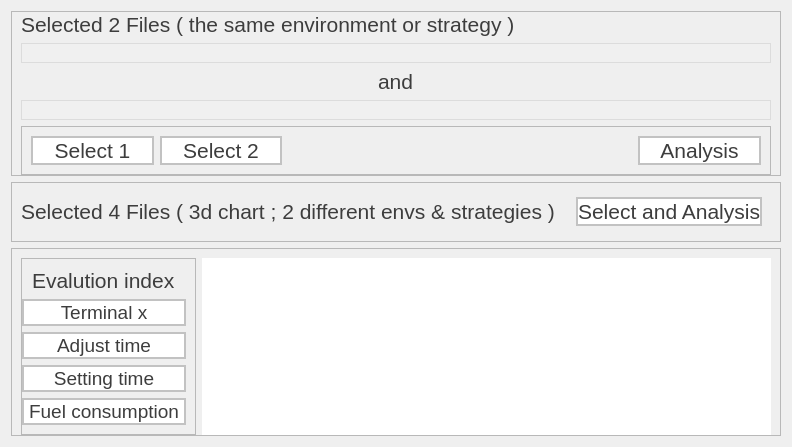
        <widget class="QWidget" name="page_6">
         <property name="styleSheet">
          <string notr="true">/* 设置全局基础字体 */
QWidget#page_6 {
    font-family: &quot;Segoe UI&quot;, &quot;Microsoft YaHei UI&quot;, sans-serif;
    line-height: 1.6; /* 增加行间距，防止文字堆叠 */
background: #E6EFFF;
}
QLabel{
 color:rgb(61, 61, 61);
}
QPushButton{
 border: 2px solid rgb(194, 194, 194); 
 color:rgb(61, 61, 61);
font-family: &quot;Segoe UI&quot;, &quot;Microsoft YaHei UI&quot;, sans-serif;
    line-height: 1.6; /* 增加行间距，防止文字堆叠 */
background-color:rgb(255, 255, 255)
}</string>
         </property>
         <layout class="QVBoxLayout" name="verticalLayout_18" stretch="1,1,2">
          <item>
           <widget class="QFrame" name="frame_40">
            <property name="frameShape">
             <enum>QFrame::Shape::StyledPanel</enum>
            </property>
            <property name="frameShadow">
             <enum>QFrame::Shadow::Raised</enum>
            </property>
            <layout class="QVBoxLayout" name="verticalLayout_15" stretch="1,1,0,0,1">
             <property name="topMargin">
              <number>0</number>
             </property>
             <property name="bottomMargin">
              <number>0</number>
             </property>
             <item>
              <widget class="QLabel" name="label_56">
               <property name="font">
                <font>
                 <family>Segoe UI</family>
                 <pointsize>16</pointsize>
                 <fontweight>DemiBold</fontweight>
                </font>
               </property>
               <property name="text">
                <string>Selected 2 Files ( the same environment or strategy )</string>
               </property>
              </widget>
             </item>
             <item>
              <widget class="QLineEdit" name="lineEdit_7">
               <property name="minimumSize">
                <size>
                 <width>0</width>
                 <height>20</height>
                </size>
               </property>
               <property name="maximumSize">
                <size>
                 <width>16777215</width>
                 <height>20</height>
                </size>
               </property>
               <property name="font">
                <font>
                 <family>Segoe UI</family>
                 <pointsize>12</pointsize>
                </font>
               </property>
               <property name="styleSheet">
                <string notr="true">QLineEdit {
    background-color: #f0f0f0; /* 灰色背景 */
    border: 1px solid #dcdcdc; /* 浅色边框 */
    color: #555; /* 深灰色文字 */
}</string>
               </property>
               <property name="readOnly">
                <bool>true</bool>
               </property>
              </widget>
             </item>
             <item alignment="Qt::AlignmentFlag::AlignHCenter">
              <widget class="QLabel" name="label_57">
               <property name="font">
                <font>
                 <pointsize>16</pointsize>
                </font>
               </property>
               <property name="text">
                <string>and</string>
               </property>
              </widget>
             </item>
             <item>
              <widget class="QLineEdit" name="lineEdit_8">
               <property name="minimumSize">
                <size>
                 <width>0</width>
                 <height>20</height>
                </size>
               </property>
               <property name="maximumSize">
                <size>
                 <width>16777215</width>
                 <height>20</height>
                </size>
               </property>
               <property name="font">
                <font>
                 <family>Segoe UI</family>
                 <pointsize>12</pointsize>
                </font>
               </property>
               <property name="styleSheet">
                <string notr="true">QLineEdit {
    background-color: #f0f0f0; /* 灰色背景 */
    border: 1px solid #dcdcdc; /* 浅色边框 */
    color: #555; /* 深灰色文字 */
}</string>
               </property>
               <property name="readOnly">
                <bool>true</bool>
               </property>
              </widget>
             </item>
             <item>
              <widget class="QFrame" name="frame_41">
               <property name="frameShape">
                <enum>QFrame::Shape::StyledPanel</enum>
               </property>
               <property name="frameShadow">
                <enum>QFrame::Shadow::Raised</enum>
               </property>
               <layout class="QHBoxLayout" name="horizontalLayout_42">
                <item>
                 <widget class="QPushButton" name="pushButton_11">
                  <property name="font">
                   <font>
                    <family>Segoe UI</family>
                    <pointsize>16</pointsize>
                   </font>
                  </property>
                  <property name="text">
                   <string>Select 1</string>
                  </property>
                 </widget>
                </item>
                <item>
                 <widget class="QPushButton" name="pushButton_17">
                  <property name="font">
                   <font>
                    <family>Segoe UI</family>
                    <pointsize>16</pointsize>
                   </font>
                  </property>
                  <property name="text">
                   <string>Select 2</string>
                  </property>
                 </widget>
                </item>
                <item>
                 <spacer name="horizontalSpacer_3">
                  <property name="orientation">
                   <enum>Qt::Orientation::Horizontal</enum>
                  </property>
                  <property name="sizeType">
                   <enum>QSizePolicy::Policy::Fixed</enum>
                  </property>
                  <property name="sizeHint" stdset="0">
                   <size>
                    <width>350</width>
                    <height>20</height>
                   </size>
                  </property>
                 </spacer>
                </item>
                <item>
                 <widget class="QPushButton" name="pushButton_12">
                  <property name="font">
                   <font>
                    <family>Segoe UI</family>
                    <pointsize>16</pointsize>
                   </font>
                  </property>
                  <property name="text">
                   <string>Analysis</string>
                  </property>
                 </widget>
                </item>
               </layout>
              </widget>
             </item>
            </layout>
           </widget>
          </item>
          <item>
           <widget class="QFrame" name="frame_44">
            <property name="sizePolicy">
             <sizepolicy hsizetype="Preferred" vsizetype="Fixed">
              <horstretch>0</horstretch>
              <verstretch>0</verstretch>
             </sizepolicy>
            </property>
            <property name="minimumSize">
             <size>
              <width>0</width>
              <height>60</height>
             </size>
            </property>
            <property name="frameShape">
             <enum>QFrame::Shape::StyledPanel</enum>
            </property>
            <property name="frameShadow">
             <enum>QFrame::Shadow::Raised</enum>
            </property>
            <layout class="QHBoxLayout" name="horizontalLayout_45">
             <property name="topMargin">
              <number>0</number>
             </property>
             <property name="rightMargin">
              <number>18</number>
             </property>
             <property name="bottomMargin">
              <number>0</number>
             </property>
             <item>
              <widget class="QLabel" name="label_60">
               <property name="sizePolicy">
                <sizepolicy hsizetype="Preferred" vsizetype="Fixed">
                 <horstretch>0</horstretch>
                 <verstretch>0</verstretch>
                </sizepolicy>
               </property>
               <property name="font">
                <font>
                 <family>Segoe UI</family>
                 <pointsize>16</pointsize>
                 <fontweight>DemiBold</fontweight>
                </font>
               </property>
               <property name="text">
                <string>Selected 4 Files ( 3d chart ; 2 different envs &amp; strategies )</string>
               </property>
              </widget>
             </item>
             <item>
              <spacer name="horizontalSpacer_5">
               <property name="orientation">
                <enum>Qt::Orientation::Horizontal</enum>
               </property>
               <property name="sizeType">
                <enum>QSizePolicy::Policy::Fixed</enum>
               </property>
               <property name="sizeHint" stdset="0">
                <size>
                 <width>15</width>
                 <height>20</height>
                </size>
               </property>
              </spacer>
             </item>
             <item>
              <widget class="QPushButton" name="pushButton_8">
               <property name="font">
                <font>
                 <family>Segoe UI</family>
                 <pointsize>16</pointsize>
                </font>
               </property>
               <property name="text">
                <string>Select and Analysis</string>
               </property>
              </widget>
             </item>
            </layout>
           </widget>
          </item>
          <item>
           <widget class="QFrame" name="frame_42">
            <property name="frameShape">
             <enum>QFrame::Shape::StyledPanel</enum>
            </property>
            <property name="frameShadow">
             <enum>QFrame::Shadow::Raised</enum>
            </property>
            <layout class="QHBoxLayout" name="horizontalLayout_43" stretch="1,5">
             <property name="bottomMargin">
              <number>0</number>
             </property>
             <item>
              <widget class="QFrame" name="frame_43">
               <property name="styleSheet">
                <string notr="true">QPushButton {
    /* padding: 上 右 下 左; */
    padding-left: 5px;
	padding-right: 5px;
}</string>
               </property>
               <property name="frameShape">
                <enum>QFrame::Shape::StyledPanel</enum>
               </property>
               <property name="frameShadow">
                <enum>QFrame::Shadow::Raised</enum>
               </property>
               <layout class="QVBoxLayout" name="verticalLayout_16">
                <property name="leftMargin">
                 <number>0</number>
                </property>
                <item alignment="Qt::AlignmentFlag::AlignHCenter">
                 <widget class="QLabel" name="label_58">
                  <property name="sizePolicy">
                   <sizepolicy hsizetype="Preferred" vsizetype="Fixed">
                    <horstretch>0</horstretch>
                    <verstretch>0</verstretch>
                   </sizepolicy>
                  </property>
                  <property name="font">
                   <font>
                    <family>Segoe UI</family>
                    <pointsize>16</pointsize>
                    <fontweight>DemiBold</fontweight>
                   </font>
                  </property>
                  <property name="text">
                   <string>Evalution index</string>
                  </property>
                 </widget>
                </item>
                <item>
                 <widget class="QPushButton" name="pushButton_13">
                  <property name="font">
                   <font>
                    <family>Segoe UI</family>
                    <pointsize>14</pointsize>
                   </font>
                  </property>
                  <property name="text">
                   <string>Terminal x</string>
                  </property>
                 </widget>
                </item>
                <item>
                 <widget class="QPushButton" name="pushButton_14">
                  <property name="font">
                   <font>
                    <family>Segoe UI</family>
                    <pointsize>14</pointsize>
                   </font>
                  </property>
                  <property name="text">
                   <string>Adjust time</string>
                  </property>
                 </widget>
                </item>
                <item>
                 <widget class="QPushButton" name="pushButton_15">
                  <property name="font">
                   <font>
                    <family>Segoe UI</family>
                    <pointsize>14</pointsize>
                   </font>
                  </property>
                  <property name="text">
                   <string>Setting time</string>
                  </property>
                 </widget>
                </item>
                <item>
                 <widget class="QPushButton" name="pushButton_16">
                  <property name="font">
                   <font>
                    <family>Segoe UI</family>
                    <pointsize>14</pointsize>
                   </font>
                  </property>
                  <property name="text">
                   <string>Fuel consumption</string>
                  </property>
                 </widget>
                </item>
               </layout>
              </widget>
             </item>
             <item>
              <widget class="QLabel" name="label_59">
               <property name="styleSheet">
                <string notr="true">background-color:rgb(255, 255, 255)</string>
               </property>
               <property name="text">
                <string/>
               </property>
              </widget>
             </item>
            </layout>
           </widget>
          </item>
         </layout>
        </widget>
